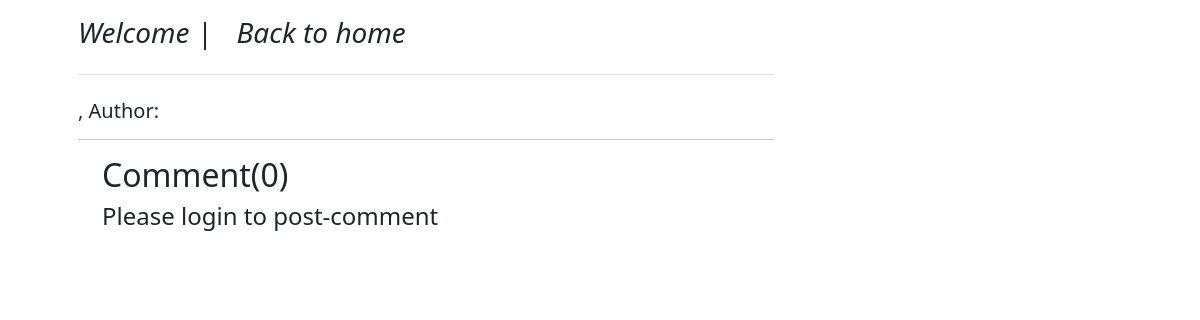
/blog-post/shahid, run on an earlier commit of the app's database.
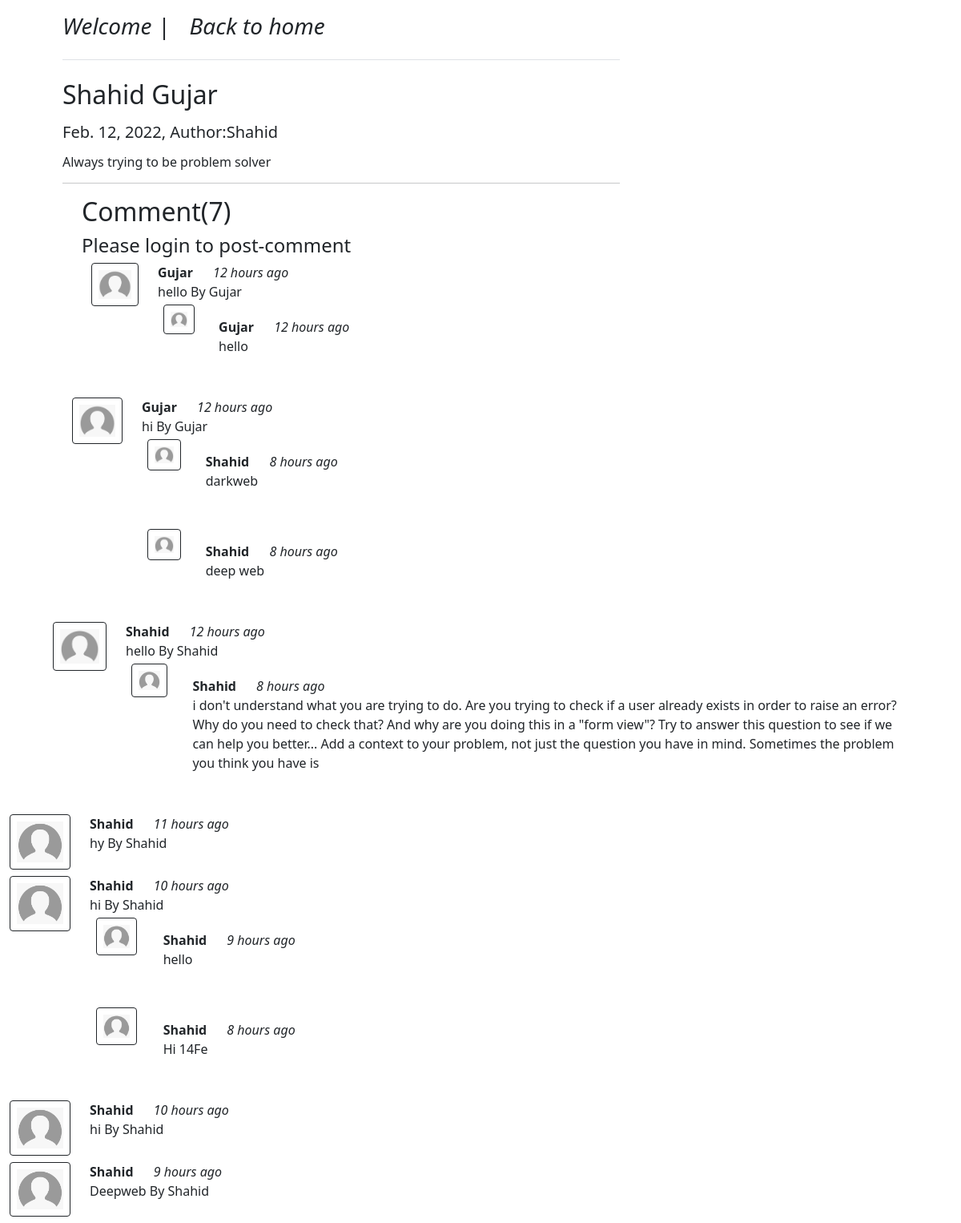
And on a later commit of the database.
### home/models.py (models this page shows, shortened)
class Blog(models.Model):
    post_id=models.AutoField(primary_key=True)
    author=models.CharField(max_length=200)
    slug=models.CharField(max_length=130,blank=True)
    title=models.CharField(max_length=100,null=True)
    description=models.CharField(max_length=100,null=True)
    thumbnail=models.ImageField(default="userprofile.png",upload_to='upload/',null=True)
    date_created=models.DateField(blank=True)

class BlogComment(models.Model):
    comment_id=models.AutoField(primary_key=True)
    user=models.ForeignKey(User,null=True,on_delete=models.CASCADE)
    blog=models.ForeignKey(Blog,null=True,on_delete=models.CASCADE)
    comment=models.CharField(max_length=250)
    parent=models.ForeignKey('self',on_delete=models.CASCADE,null=True)#apne hi comment ko point karega
    comment_datetime=models.DateTimeField(default=now,blank=True)
    def __str__(self):
        return self.comment[0:13] + ' ' + 'By' + ' ' +  self.user.first_name

class User(AbstractBaseUser,PermissionsMixin):
    username=None
    email=models.EmailField(db_index=True,unique=True,max_length=254)
    first_name=models.CharField(max_length=50)
    last_name=models.CharField(max_length=50)
    mobile=models.CharField(max_length=50)
    address=models.CharField(max_length=50)
    date_joined=models.DateTimeField(default=datetime.now(),)
    is_staff=models.BooleanField(default=False)#must need,otherwise you will not able to login
    is_active=models.BooleanField(default=False)#must need,otherwise you will not able to login
    is_superuser=models.BooleanField(default=False)#This is inherited Permissions
    objects=CustomUserManager()
    USERNAME_FIELD='email'
    REQUIRED_FIELD = []
    class Meta:
        verbose_name='user'
        verbose_name_plural='users'

### home/views.py (the view)
# urls.py: path('blog-post/<str:slug>',views.blogpost,name="blog"),
def blogpost(request,slug):
    blog=Blog.objects.filter(slug=slug).first()
    comment=BlogComment.objects.filter(blog=blog,parent=None)
    replies=BlogComment.objects.filter(blog=blog).exclude(parent=None)
    replyDict={}
    for reply in replies:
        if reply.parent.comment_id not in replyDict.keys():
            replyDict[reply.parent.comment_id]=[reply]
        else:
            replyDict[reply.parent.comment_id].append(reply)
    context={'blog':blog,'comment':comment,'replyDict':replyDict}
    return render(request,'blog_post.html',context)

### home/templatetags/extra_filter.py (called while the page is built)
@register.filter(name='get_value')#namig this filter as get_value and writings its function
def get_value(dict,key):
    return dict.get(key)

### home/templates/blog_post.html (shortened to what this page needs)
{% extends 'base.html' %} {% load static %} {% load humanize %} {% load extra_filter %} {% block title %}Blog-Post{% endblock title %} {% block content %}
<div class="container mt-3 mp-4">
    <div class="col-md-8">
        <h3 class="pb-4 mb-4 fst-italic border-bottom">
            Welcome | <a href="{% url 'home' %}" class="anchor-tag text-dark">Back to home
            </a>
        </h3>
        <article class="blog-post">
            <h2 class="blog-post-title">{{blog.title}}</h2>
            <p class="blog-post-meta">
                <h5>{{blog.date_created}}, Author:{{blog.author}}</h5>
            </p>
            <p>
                <h6>{{blog.description}}</h6>
            </p>
            <hr>
    </div>
    <div class="container">
        <h2>Comment({{comment.count}})</h2>
        <h4>Please login to post-comment</h4>
        {% for comment in comment %}
        <div class="row my-2 mx-0">
            <div class="col-md-1 "><img src="/static/userprofile.png" class="profile-im p-2 w-100 rounded mx-auto d-block border border-dark" alt=""></div>
            <div class="col-md-11 ">
                <div><b>{{comment.user.first_name}}</b> <span class="naturaltime ">
                        <i>{{comment.comment_datetime|naturaltime}}</i></span></div>
                {{comment}}
                    <div class="replies ">
                        {% for reply in replyDict|get_value:comment.comment_id %}
                        <div class="row my-1">
                            <div class="col-md-1 "><img src="/static/userprofile.png" class="profile-im p-2 w-75 rounded mx-auto d-block border border-dark" alt=""></div>
                            <div class="col-md-11 my-3">
                                <div><b>{{reply.user.first_name}}</b> <span class="naturaltime ">
                                    <i>{{reply.comment_datetime|naturaltime}}</i></span></div>
                                {{reply.comment}}
                            </div>
                        </div>
                        <br> {% comment %} {{reply.comment}}->it return all BlogComment sliced by 13 character ->it means __self__(str) function run bhaihalxa {% endcomment %} {% endfor %}
                    </div>
                </div>
            </div>
        </div>
        {% endfor %}
    </div>
</div>
{% endblock content %}

### home/templates/base.html (shortened to what this page needs)
<!doctype html> {% load static %}
<html lang="en">
<head>
    <link href="/docs/5.1/dist/css/bootstrap.min.css" rel="stylesheet">
    <link rel="stylesheet" type="text/css" src="{% static 'css/blog.css' %}">
    <link rel="stylesheet" type="text/css" src="{% static 'css/custom.css' %}">
    <link href="https://cdn.jsdelivr.net/npm/bootstrap@5.1.3/dist/css/bootstrap.min.css" rel="stylesheet">
</head>
<body>
    <div class="container mt-2">
        {% block content %}{% endblock content %}
    </div>
</body>
</html>

### home/templates/base.html (style rules this page uses)
.anchor-tag { text-decoration: none; border-radius: .25rem; border: 1px solid transparent; padding: .5rem 1rem; color: #fff; }
.naturaltime { font-size: 16px; padding: 21px; }

What changed in the data, as far as the page shows it:
now on this page (row edited): Blog: title "Shahid Gujar", date_created "Feb. 12, 2022", author "Shahid", description "Always trying to be problem solver"
added BlogComment: user.first_name "Gujar", comment_datetime "12 hours ago", comment+user "hello By Gujar", shown under "Please login to post-comment"
added BlogComment: user.first_name "Gujar", comment_datetime "12 hours ago", comment "hello"
added BlogComment: user.first_name "Gujar", comment_datetime "12 hours ago", comment+user "hi By Gujar", shown under "Please login to post-comment"
added BlogComment: user.first_name "Shahid", comment_datetime "8 hours ago", comment "darkweb", shown under "Gujar"
added BlogComment: user.first_name "Shahid", comment_datetime "8 hours ago", comment "deep web", shown under "Gujar"
added BlogComment: user.first_name "Shahid", comment_datetime "12 hours ago", comment+user "hello By Shahid", shown under "Please login to post-comment"
added BlogComment: user.first_name "Shahid", comment_datetime "8 hours ago", comment "i don't understand what you are trying to do. Are you trying to check if a user already exists in order to raise an error? Why do you need to check that? And why are you doing this in a \"form view\"? Try to answer this question to see if we can help you better... Add a context to your problem, not just the question you have in mind. Sometimes the problem you think you have is"
added BlogComment: user.first_name "Shahid", comment_datetime "11 hours ago", comment+user "hy By Shahid", shown under "Please login to post-comment"
added BlogComment: user.first_name "Shahid", comment_datetime "10 hours ago", comment+user "hi By Shahid", shown under "Please login to post-comment"
added BlogComment: user.first_name "Shahid", comment_datetime "9 hours ago", comment "hello"
added BlogComment: user.first_name "Shahid", comment_datetime "8 hours ago", comment "Hi 14Fe"
added BlogComment: user.first_name "Shahid", comment_datetime "10 hours ago", comment+user "hi By Shahid", shown under "Please login to post-comment"
added BlogComment: user.first_name "Shahid", comment_datetime "9 hours ago", comment+user "Deepweb By Shahid", shown under "Please login to post-comment"
Also different on the page:
{{ comment.count }}: "0" → "7"
